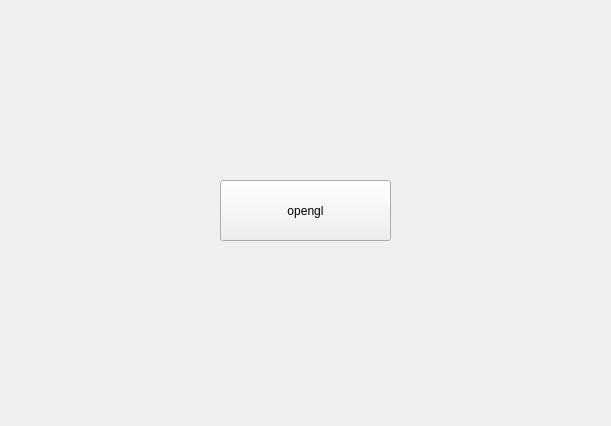
<?xml version="1.0" encoding="UTF-8"?>
<ui version="4.0">
 <class>Widget</class>
 <widget class="QWidget" name="Widget">
  <property name="geometry">
   <rect>
    <x>0</x>
    <y>0</y>
    <width>611</width>
    <height>426</height>
   </rect>
  </property>
  <property name="windowTitle">
   <string>Widget</string>
  </property>
  <widget class="QToolButton" name="toolButton">
   <property name="geometry">
    <rect>
     <x>220</x>
     <y>180</y>
     <width>171</width>
     <height>61</height>
    </rect>
   </property>
   <property name="text">
    <string>opengl</string>
   </property>
  </widget>
 </widget>
 <layoutdefault spacing="6" margin="11"/>
 <resources/>
 <connections/>
</ui>
